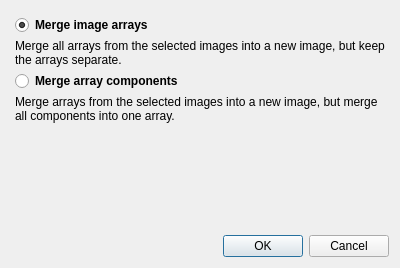
<?xml version="1.0" encoding="UTF-8"?>
<ui version="4.0">
 <class>MergeImagesDialog</class>
 <widget class="QDialog" name="MergeImagesDialog">
  <property name="geometry">
   <rect>
    <x>0</x>
    <y>0</y>
    <width>400</width>
    <height>268</height>
   </rect>
  </property>
  <property name="windowTitle">
   <string>Dialog</string>
  </property>
  <layout class="QVBoxLayout" name="verticalLayout">
   <item>
    <widget class="QWidget" name="widget" native="true">
     <property name="sizePolicy">
      <sizepolicy hsizetype="MinimumExpanding" vsizetype="Maximum">
       <horstretch>0</horstretch>
       <verstretch>0</verstretch>
      </sizepolicy>
     </property>
     <layout class="QVBoxLayout" name="verticalLayout_2">
      <property name="spacing">
       <number>4</number>
      </property>
      <property name="leftMargin">
       <number>4</number>
      </property>
      <property name="topMargin">
       <number>4</number>
      </property>
      <property name="rightMargin">
       <number>4</number>
      </property>
      <property name="bottomMargin">
       <number>4</number>
      </property>
      <item>
       <widget class="QRadioButton" name="MergeImageArraysRadioButton">
        <property name="font">
         <font>
          <weight>75</weight>
          <bold>true</bold>
         </font>
        </property>
        <property name="toolTip">
         <string extracomment="Merge all arrays from the selected images into a new image, but keep the arrays separate."/>
        </property>
        <property name="text">
         <string>Merge image arrays</string>
        </property>
        <property name="checked">
         <bool>true</bool>
        </property>
       </widget>
      </item>
      <item>
       <widget class="QLabel" name="MergeImageArrayLabel">
        <property name="text">
         <string>Merge all arrays from the selected images into a new image, but keep the arrays separate.</string>
        </property>
        <property name="wordWrap">
         <bool>true</bool>
        </property>
       </widget>
      </item>
      <item>
       <widget class="QRadioButton" name="MergeArrayComponentsRadioButton">
        <property name="font">
         <font>
          <weight>75</weight>
          <bold>true</bold>
         </font>
        </property>
        <property name="toolTip">
         <string extracomment="Merge arrays into a single array with multiple components. Use for creating RGB images from individual images."/>
        </property>
        <property name="text">
         <string>Merge array components</string>
        </property>
       </widget>
      </item>
      <item>
       <widget class="QLabel" name="MergeArrayComponentsLabel">
        <property name="text">
         <string>Merge arrays from the selected images into a new image, but merge all components into one array.</string>
        </property>
        <property name="wordWrap">
         <bool>true</bool>
        </property>
       </widget>
      </item>
     </layout>
    </widget>
   </item>
   <item>
    <widget class="QWidget" name="MergeArrayComponentsWidget" native="true">
     <property name="sizePolicy">
      <sizepolicy hsizetype="Preferred" vsizetype="MinimumExpanding">
       <horstretch>0</horstretch>
       <verstretch>0</verstretch>
      </sizepolicy>
     </property>
     <layout class="QVBoxLayout" name="verticalLayout_4"/>
    </widget>
   </item>
   <item>
    <spacer name="verticalSpacer">
     <property name="orientation">
      <enum>Qt::Vertical</enum>
     </property>
     <property name="sizeHint" stdset="0">
      <size>
       <width>20</width>
       <height>40</height>
      </size>
     </property>
    </spacer>
   </item>
   <item>
    <widget class="QDialogButtonBox" name="buttonBox">
     <property name="orientation">
      <enum>Qt::Horizontal</enum>
     </property>
     <property name="standardButtons">
      <set>QDialogButtonBox::Cancel|QDialogButtonBox::Ok</set>
     </property>
    </widget>
   </item>
  </layout>
 </widget>
 <resources/>
 <connections>
  <connection>
   <sender>buttonBox</sender>
   <signal>accepted()</signal>
   <receiver>MergeImagesDialog</receiver>
   <slot>accept()</slot>
   <hints>
    <hint type="sourcelabel">
     <x>248</x>
     <y>254</y>
    </hint>
    <hint type="destinationlabel">
     <x>157</x>
     <y>274</y>
    </hint>
   </hints>
  </connection>
  <connection>
   <sender>buttonBox</sender>
   <signal>rejected()</signal>
   <receiver>MergeImagesDialog</receiver>
   <slot>reject()</slot>
   <hints>
    <hint type="sourcelabel">
     <x>316</x>
     <y>260</y>
    </hint>
    <hint type="destinationlabel">
     <x>286</x>
     <y>274</y>
    </hint>
   </hints>
  </connection>
  <connection>
   <sender>MergeImageArraysRadioButton</sender>
   <signal>clicked()</signal>
   <receiver>MergeArrayComponentsWidget</receiver>
   <slot>hide()</slot>
   <hints>
    <hint type="sourcelabel">
     <x>199</x>
     <y>22</y>
    </hint>
    <hint type="destinationlabel">
     <x>199</x>
     <y>314</y>
    </hint>
   </hints>
  </connection>
  <connection>
   <sender>MergeArrayComponentsRadioButton</sender>
   <signal>clicked()</signal>
   <receiver>MergeArrayComponentsWidget</receiver>
   <slot>show()</slot>
   <hints>
    <hint type="sourcelabel">
     <x>199</x>
     <y>78</y>
    </hint>
    <hint type="destinationlabel">
     <x>199</x>
     <y>314</y>
    </hint>
   </hints>
  </connection>
 </connections>
</ui>
